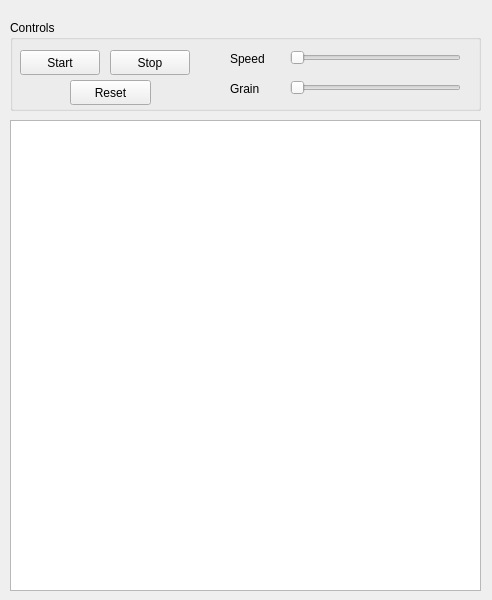
<?xml version="1.0" encoding="UTF-8"?>
<ui version="4.0">
 <class>Visualizer</class>
 <widget class="QWidget" name="Visualizer">
  <property name="geometry">
   <rect>
    <x>0</x>
    <y>0</y>
    <width>492</width>
    <height>600</height>
   </rect>
  </property>
  <property name="windowTitle">
   <string>Visualizer</string>
  </property>
  <widget class="QGroupBox" name="groupBox">
   <property name="geometry">
    <rect>
     <x>10</x>
     <y>20</y>
     <width>471</width>
     <height>91</height>
    </rect>
   </property>
   <property name="title">
    <string>Controls</string>
   </property>
   <widget class="QLabel" name="label">
    <property name="geometry">
     <rect>
      <x>220</x>
      <y>30</y>
      <width>54</width>
      <height>17</height>
     </rect>
    </property>
    <property name="text">
     <string>Speed</string>
    </property>
   </widget>
   <widget class="QPushButton" name="pushButton">
    <property name="geometry">
     <rect>
      <x>10</x>
      <y>30</y>
      <width>80</width>
      <height>25</height>
     </rect>
    </property>
    <property name="text">
     <string>Start</string>
    </property>
   </widget>
   <widget class="QSlider" name="horizontalSlider_2">
    <property name="geometry">
     <rect>
      <x>280</x>
      <y>60</y>
      <width>171</width>
      <height>16</height>
     </rect>
    </property>
    <property name="orientation">
     <enum>Qt::Horizontal</enum>
    </property>
   </widget>
   <widget class="QSlider" name="horizontalSlider">
    <property name="geometry">
     <rect>
      <x>280</x>
      <y>30</y>
      <width>171</width>
      <height>16</height>
     </rect>
    </property>
    <property name="orientation">
     <enum>Qt::Horizontal</enum>
    </property>
   </widget>
   <widget class="QPushButton" name="pushButton_2">
    <property name="geometry">
     <rect>
      <x>100</x>
      <y>30</y>
      <width>80</width>
      <height>25</height>
     </rect>
    </property>
    <property name="text">
     <string>Stop</string>
    </property>
   </widget>
   <widget class="QLabel" name="label_2">
    <property name="geometry">
     <rect>
      <x>220</x>
      <y>60</y>
      <width>54</width>
      <height>17</height>
     </rect>
    </property>
    <property name="text">
     <string>Grain</string>
    </property>
   </widget>
   <widget class="QPushButton" name="pushButton_3">
    <property name="geometry">
     <rect>
      <x>60</x>
      <y>60</y>
      <width>81</width>
      <height>25</height>
     </rect>
    </property>
    <property name="text">
     <string>Reset</string>
    </property>
   </widget>
  </widget>
  <widget class="QGraphicsView" name="graphicsView">
   <property name="geometry">
    <rect>
     <x>10</x>
     <y>120</y>
     <width>471</width>
     <height>471</height>
    </rect>
   </property>
  </widget>
 </widget>
 <resources/>
 <connections/>
</ui>
